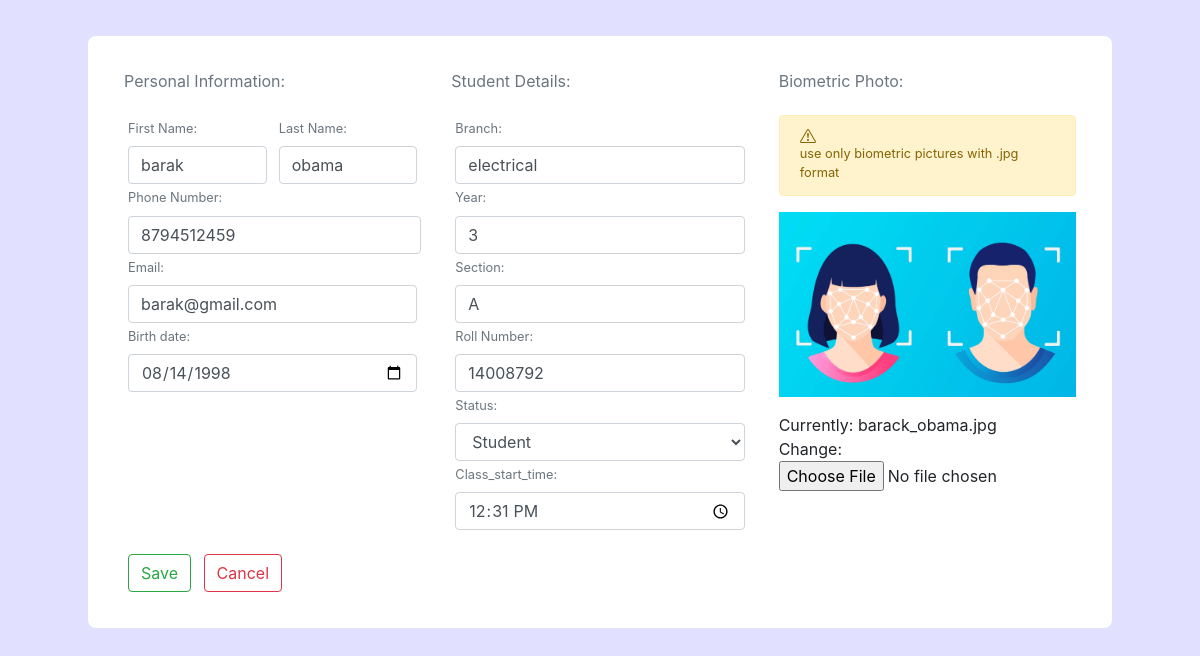
Screenshot of /edit_profile/1/ (signed in) with the database file from the repository.
### Attendance/models.py (models this page shows, shortened)
class Profile(models.Model):
    first_name = models.CharField(max_length=70)
    last_name = models.CharField(max_length=70)
    date = models.DateField()
    phone = models.BigIntegerField()
    email = models.EmailField()
    Year = models.IntegerField()
    Roll_Number = models.IntegerField(null=True)
    Branch = models.CharField(max_length=200)
    Section = models.CharField(max_length=200,null=True)
    status = models.CharField(choices=types,max_length=20,null=True,blank=False,default='Faculty')
    present = models.BooleanField(default=False)
    image = models.ImageField()
    updated = models.DateTimeField(auto_now=True)
    shift = models.TimeField()

### Attendance/views.py (the view)
# urls.py: path('edit_profile/<int:id>/',edit_profile,name='edit_profile'),
@login_required(login_url='login')
def edit_profile(request, id):
    profile = Profile.objects.get(id=id)
    form = ProfileForm(instance=profile)
    if request.method == 'POST':
        form = ProfileForm(request.POST, request.FILES, instance=profile)
        if form.is_valid():
            form.save()
            return redirect('profiles')
    context = {'form': form}
    return render(request, 'Attendance/add_profile.html', context)

### Attendance/forms.py
class ProfileForm(forms.ModelForm):
    class Meta:
        model = Profile
        fields = '__all__'
        widgets = {
            'date': DateInput(),
            'shift':TimeInput()
        }
        exclude = ['present','updated']
    def __init__(self, *args, **kwargs):
        super(ProfileForm, self).__init__(*args, **kwargs)
        self.fields['first_name'].widget.attrs['class'] = 'form-control'
        self.fields['last_name'].widget.attrs['class'] = 'form-control'
        self.fields['date'].widget.attrs['class'] = 'form-control'
        self.fields['phone'].widget.attrs['class'] = 'form-control'
        self.fields['email'].widget.attrs['class'] = 'form-control'
        self.fields['Year'].widget.attrs['class'] = 'form-control'
        self.fields['Roll_Number'].widget.attrs['class'] = 'form-control'
        self.fields['Branch'].widget.attrs['class'] = 'form-control'
        self.fields['Section'].widget.attrs['class'] = 'form-control'
        self.fields['status'].widget.attrs['class'] = 'form-control'
        self.fields['shift'].widget.attrs['class'] = 'form-control'

### Attendance/templates/Attendance/add_profile.html (shortened to what this page needs)
{% extends "Attendance/base.html" %}
{% load static %}
{% block content %}
<div class="container emp-profile pb-3">
    <form method="POST" action="." class="needs-validation" enctype='multipart/form-data'>
        <div class="row">
            <div class="col-md-4">
                <h5 class="text-muted">Personal Information:</h5><br>
                <div class="d-flex justify-content-between">
                    <div class="m-1 mr-2">
                        <label class="text-muted"><small>First Name:</small></label>
                        {{ form.first_name }}
                    </div>
                    <div class="m-1">
                        <label class="text-muted"><small>Last Name:</small></label>
                        {{ form.last_name }}
                    </div>
                </div>
                <div class="ml-1">
                    <label class="text-muted"><small>Phone Number:</small></label>
                    {{ form.phone }}
                </div>
                <div class="m-1">
                    <label class="text-muted"><small>Email:</small></label>
                    {{ form.email }}
                </div>
                <div class="m-1">
                    <label class="text-muted"><small>Birth date:</small></label>
                    {{ form.date }}
                </div>
            </div>
            <div class="col-md-4">
                <h5 class="text-muted">Student Details:</h5><br>
                <div class="m-1">
                    <label class="text-muted"><small>Branch:</small></label>
                    {{ form.Branch}}
                </div>
                <div class="m-1">
                    <label class="text-muted"><small>Year:</small></label>
                    {{ form.Year }}
                </div>
                <div class="m-1">
                    <label class="text-muted"><small>Section:</small></label>
                    {{ form.Section }}
                </div>
                <div class="m-1">
                    <label class="text-muted"><small>Roll Number:</small></label>
                    {{ form.Roll_Number }}
                </div>
                <div class="m-1">
                    <label class="text-muted"><small>Status:</small></label>
                    {{ form.status }}
                </div>
                <div class="m-1">
                    <label class="text-muted"><small>Class_start_time:</small></label>
                    {{ form.shift }}
                </div>
            </div>
            <div class="col-md-4">
                <h5 class="text-muted">Biometric Photo:</h5><br>
                <div>
                    <div class="alert alert-warning">
                        <small>use only biometric pictures with .jpg format</small>
                    </div>
                    <img src="{% static 'img/bio.jpg'%}" alt="" width="100%">
                </div>
                <div class="mt-3">
                    {{ form.image }}
                </div>
            </div>
        </div>
        <div class="mt-3">
            <button type="submit" class="btn btn-outline-success m-1">Save</button>
            <a href="{% url 'profiles' %}"><button type="button" class="btn btn-outline-danger m-1">Cancel</button></a>
        </div>
    </form>
</div>
{% endblock content %}

### static/css/details.css (style rules this page uses)
.emp-profile { padding: 3%; margin-top: 3%; margin-bottom: 3%; border-radius: 0.5rem; background: #fff; }

### static/css/body.css (style rules this page uses)
body { background-color: #E2E0FF; overflow: hidden; }

### rows the page displays
Profile: first_name "barak", last_name "obama", phone "8794512459", email "barak@gmail.com", date "08/14/1998", Branch "electrical", Year "3", Section "A", Roll_Number "14008792", status "Student", shift "12:31:00"
